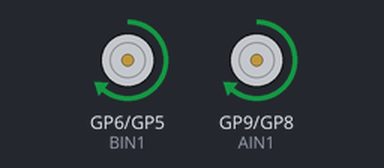
Recording of a sketch running on a simulated Raspberry Pi Pico. Shown: motor-driver pin pairs drawn as motors (green arrow = first pin HIGH = forward, orange = second pin HIGH = backward, longer = more drive).

Above: at 1.0 s.
Timing chart, 0 to 5.8 s (numbered marks = the images above):
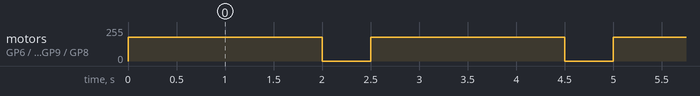

Measured:
- by itself, motor on GP6 (BIN1) / GP5 (BIN2), motor on GP9 (AIN1) / GP8 (AIN2): alternates forward 180/255 for 2.0 s and stopped for 0.50 s

The sketch:

drv8833_basic.ino
```cpp
// snippet: drv8833_basic
// tags: motor, drv8833, dc, driver, dual, h-bridge, pwm, ti
// boards: avr, esp32, megaavr, nano33iot, romi32u4, rp2040
// library: none (raw GPIO)
// description: Dual DC motor control with DRV8833 using raw PWM — no library needed
// prompts: DRV8833 motor driver, dual DC motor DRV8833, Texas Instruments H-bridge, two motor raw PWM, small DC motor

// Motor A: AIN1=9 (PWM), AIN2=8 (PWM)
// Motor B: BIN1=6 (PWM), BIN2=5 (PWM)
const int AIN1 = 9, AIN2 = 8;
const int BIN1 = 6, BIN2 = 5;

void motorA(int speed) {
  // speed: -255 to 255, both pins PWM
  if (speed >= 0) {
    analogWrite(AIN1, speed);
    analogWrite(AIN2, 0);
  } else {
    analogWrite(AIN1, 0);
    analogWrite(AIN2, -speed);
  }
}

void motorB(int speed) {
  if (speed >= 0) {
    analogWrite(BIN1, speed);
    analogWrite(BIN2, 0);
  } else {
    analogWrite(BIN1, 0);
    analogWrite(BIN2, -speed);
  }
}

void setup() {
  pinMode(AIN1, OUTPUT); pinMode(AIN2, OUTPUT);
  pinMode(BIN1, OUTPUT); pinMode(BIN2, OUTPUT);
}

void loop() {
  motorA(180);
  motorB(180);
  delay(2000);
  motorA(0);
  motorB(0);
  delay(500);
}
```
